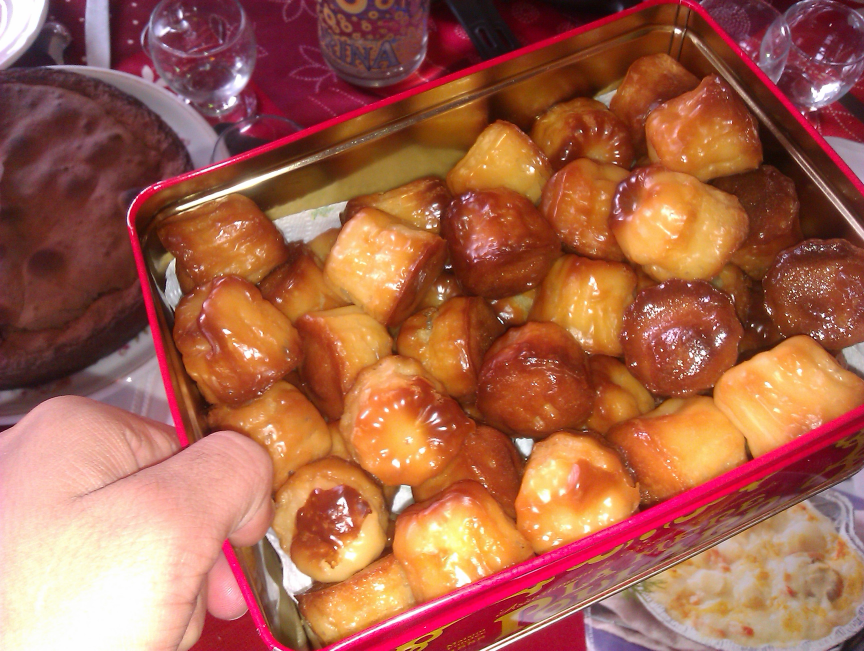
#> input picture IMAG0449.jpg, 2592 x 1952 px (shown at 1/3 size)
$ python Jaune.py
#> lines starting #> are read from the running program, lines starting #| are printed output that depends on the picture
from PIL import Image
import numpy as np
import os as os
import matplotlib.pyplot as plt
import matplotlib.image as im
os.chdir('C:\\Users\\pierre\\Desktop')
img=Image.open("IMAG0449.jpg")
#> img is the input picture: PIL image 2592x1952 RGB; mean R, G, B 165.8, 98.6, 74.9
tab=np.array(img)
"""img.show()
print(tab)
print(tab.shape)"""
for i in range(0,1952):
    for j in range(0,2592):
        tab[i][j][2]=0

        j=j+1
    i=i+1
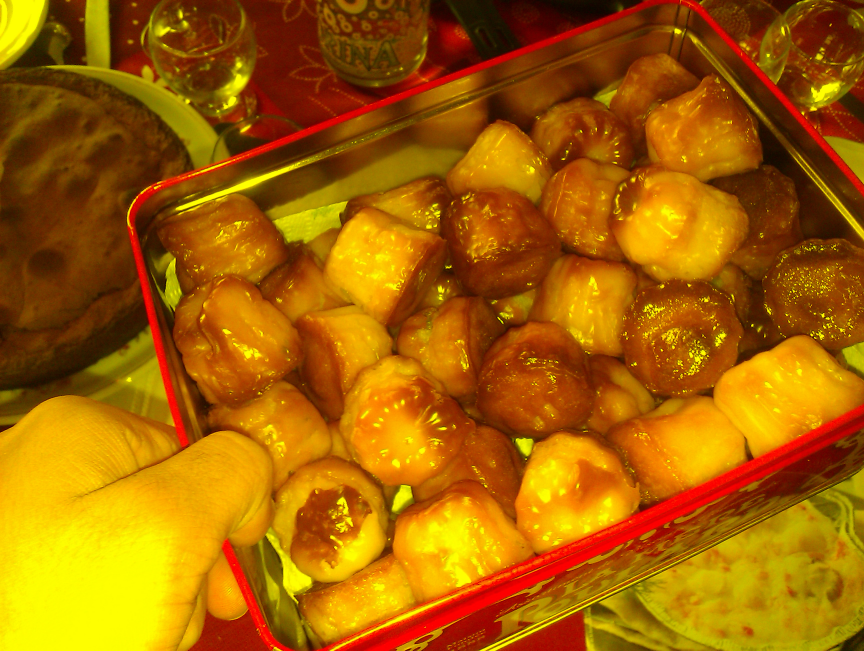
#> tab: shape (1952, 2592, 3) (shown at 1/3 size); mean R, G, B 165.8, 98.6, 0


nouvelle_image=Image.fromarray(tab)
nouvelle_image.show()
nouvelle_image.save("IMAG0449_jaune.jpg")
